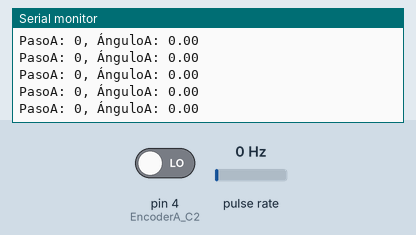
This sketch was run on a simulated Arduino Uno, built with avr-gcc and run on an emulated ATmega328P. Parts: the last lines printed to the serial monitor. Wiring (inferred from the names in the program): pulse sensor: data pin 3. The test bench sets the inputs (shaded band); at power-on: pulse rate 0 Hz, pin 4 (EncoderA_C2) LOW.

Above: at 1.2 s.
1.3 s: pulse rate (sensor on pin 3) set to 4 Hz
At 2.0 s:
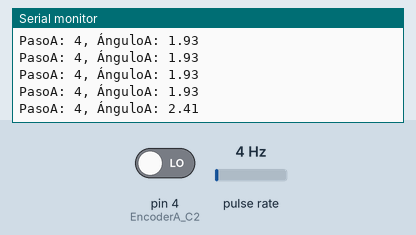
4.3 s: pulse rate (sensor on pin 3) set to 50 Hz
At 4.9 s:
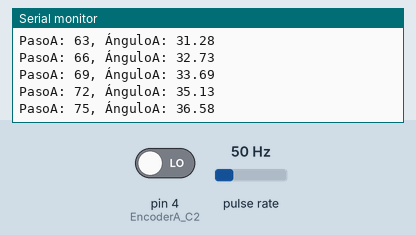
7.3 s: pin 4 (EncoderA_C2) driven HIGH
10.3 s: pin 4 (EncoderA_C2) driven LOW
13.3 s: pulse rate (sensor on pin 3) set to 150 Hz
At 14.0 s:
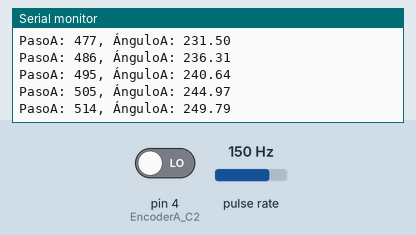
16.3 s: pin 4 (EncoderA_C2) driven HIGH
Timing chart, 0 to 19.3 s (numbered marks = the images above; inputs shaded):
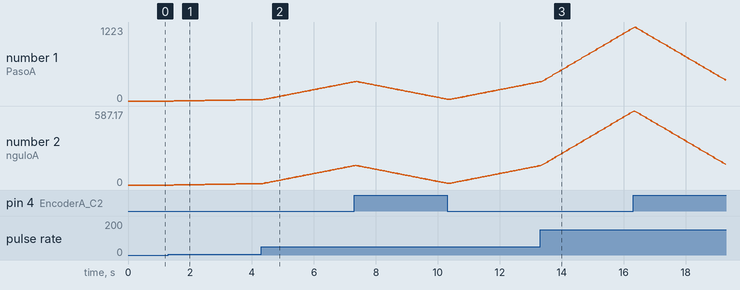

Measured:
- after the input at 1.3 s, the serial monitor: prints a new line after 0.19 s (image 1)
- after the input at 4.3 s, the serial monitor: prints a new line after 0.08 s (image 2)
- plotted number 1: 0 → 23 after the input at 1.3 s, 23 → 316 after the input at 4.3 s
- plotted number 2: 0 → 11.07 after the input at 1.3 s, 11.07 → 152.57 after the input at 4.3 s

The sketch:

encoder-GA.ino
```cpp
//Motor de CD con motorreductor, caja de engranes metálicos y encoder cuadratura. Torque de 5.2 kg.cm a 110 rpm.
//Autor: Ing. Josep Ramon Vidal. Joober Tecnologies. https://joober.page.link/joober

const byte EncoderA_C1 = 3; // Cable amarillo pin 3 digital
const byte EncoderA_C2 = 4; // Cable verde al pin 4 digital

const byte EncoderB_C1 = 18; // Cable amarillo pin 18 digital
const byte EncoderB_C2 = 17; // Cable verde al pin 17 digital

byte EncoderA_C1Last;
int pasoA;
boolean direccionA;

byte EncoderB_C1Last;
int pasoB;
boolean direccionB;

void setup()
{
  Serial.begin(9600);
}

void loop()
{
  pinMode(EncoderA_C2, INPUT);
  attachInterrupt(digitalPinToInterrupt(3), calculapulsoA, CHANGE);
  attachInterrupt(digitalPinToInterrupt(3), calculapulsoA, CHANGE);

  Serial.print("PasoA: ");
  Serial.print(pasoA);
  Serial.print(", ");
  Serial.print("ÁnguloA: ");
  Serial.println(pasoA * 0.481283422459893);

  /*Para por cada vuelta del rotor antes de la caja de engranes, se producen 22 pulsos (o pasos) del encoder.
  El motor tiene una relación de reducción en su caja de engranes de 1:34. Por tanto, se tienen 748 ticks o pulsos
  del encoder por cada revolución del rotor después de la caja de engranes. Por lo que 748/360 = 0.48128...*/

}

void calculapulsoA()
{
  int LstateA = digitalRead(EncoderA_C1);
  if ((EncoderA_C1Last == LOW) && LstateA == HIGH)
  {
    int valA = digitalRead(EncoderA_C2);
    if (valA == LOW && direccionA)
    {
      direccionA = false; //Atrás
    }
    else if (valA == HIGH && !direccionA)
    {
      direccionA = true;  //Adelante
    }
  }
  EncoderA_C1Last = LstateA;

  if (!direccionA)  pasoA++;
  else  pasoA--;
}
```
